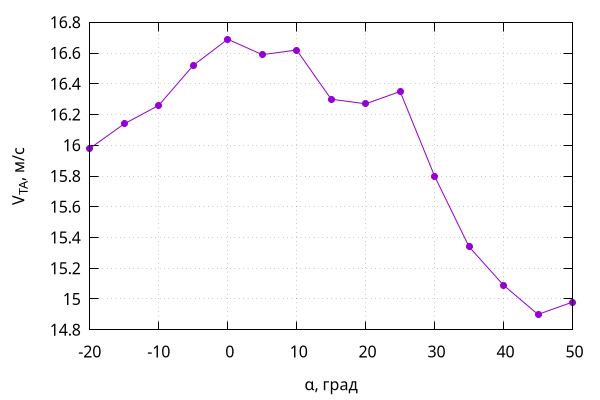

Write the gnuplot code that produced this figure.
set xlabel "α, град"
set ylabel "V_{ТА}, м/с"
set grid
set nokey
set terminal pngcairo size 600, 400
set output "alphaV.png"
plot "alphaV.dat" u 2:3 w lp pt 7 
